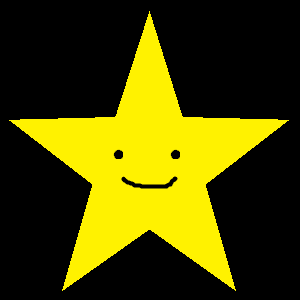
#> input picture Code/Reference/Image/rotate/exam.png, 300 x 300 px
$ python rotate.py
#> lines starting #> are read from the running program, lines starting #| are printed output that depends on the picture
from PIL import Image  # Add Pillow library

draw = Image.open("exam.png")  # Open image file
#> draw is the input picture: PIL image 300x300 RGB; mean R, G, B 74.8, 71, 0
draw.rotate(45).show()  # Rotate 45 degrees
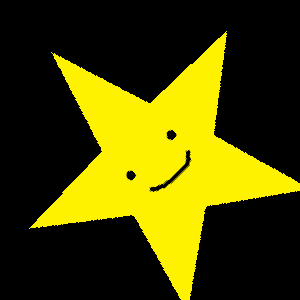
#> shown: PIL image 300x300 RGB; mean R, G, B 74.5, 70.7, 0

# .show() => Display image file directly without saving.
